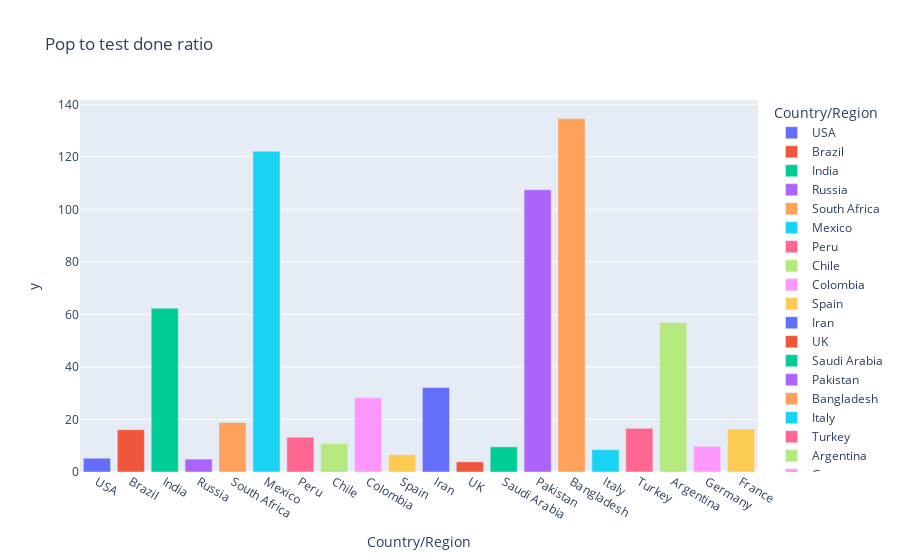

Write notebook code for a chart like this one.
### Code cell
fig = px.bar(world_data.iloc[0:20],x='Country/Region',y=pop_test_data.iloc[0:20],color='Country/Region',title='Pop to test done ratio')
fig.show()

### Figure 1 — Plotly figure (JSON) as saved in the notebook; plotly's stock layout.template omitted (floating-point values rounded to 4 significant figures)
{"data": [{"alignmentgroup": "True", "hovertemplate": "Country/Region=%{x}<br>y=%{y}<extra></extra>", "legendgroup": "USA", "marker": {"color": "#636efa"}, "name": "USA", "offsetgroup": "USA", "orientation": "v", "showlegend": true, "textposition": "auto", "type": "bar", "x": ["USA"], "xaxis": "x", "y": [5.245], "yaxis": "y"}, {"alignmentgroup": "True", "hovertemplate": "Country/Region=%{x}<br>y=%{y}<extra></extra>", "legendgroup": "Brazil", "marker": {"color": "#EF553B"}, "name": "Brazil", "offsetgroup": "Brazil", "orientation": "v", "showlegend": true, "textposition": "auto", "type": "bar", "x": ["Brazil"], "xaxis": "x", "y": [16.11], "yaxis": "y"}, {"alignmentgroup": "True", "hovertemplate": "Country/Region=%{x}<br>y=%{y}<extra></extra>", "legendgroup": "India", "marker": {"color": "#00cc96"}, "name": "India", "offsetgroup": "India", "orientation": "v", "showlegend": true, "textposition": "auto", "type": "bar", "x": ["India"], "xaxis": "x", "y": [62.37], "yaxis": "y"}, {"alignmentgroup": "True", "hovertemplate": "Country/Region=%{x}<br>y=%{y}<extra></extra>", "legendgroup": "Russia", "marker": {"color": "#ab63fa"}, "name": "Russia", "offsetgroup": "Russia", "orientation": "v", "showlegend": true, "textposition": "auto", "type": "bar", "x": ["Russia"], "xaxis": "x", "y": [4.911], "yaxis": "y"}, {"alignmentgroup": "True", "hovertemplate": "Country/Region=%{x}<br>y=%{y}<extra></extra>", "legendgroup": "South Africa", "marker": {"color": "#FFA15A"}, "name": "South Africa", "offsetgroup": "South Africa", "orientation": "v", "showlegend": true, "textposition": "auto", "type": "bar", "x": ["South Africa"], "xaxis": "x", "y": [18.85], "yaxis": "y"}, {"alignmentgroup": "True", "hovertemplate": "Country/Region=%{x}<br>y=%{y}<extra></extra>", "legendgroup": "Mexico", "marker": {"color": "#19d3f3"}, "name": "Mexico", "offsetgroup": "Mexico", "orientation": "v", "showlegend": true, "textposition": "auto", "type": "bar", "x": ["Mexico"], "xaxis": "x", "y": [122.1], "yaxis": "y"}, {"alignmentgroup": "True", "hovertemplate": "Country/Region=%{x}<br>y=%{y}<extra></extra>", "legendgroup": "Peru", "marker": {"color": "#FF6692"}, "name": "Peru", "offsetgroup": "Peru", "orientation": "v", "showlegend": true, "textposition": "auto", "type": "bar", "x": ["Peru"], "xaxis": "x", "y": [13.24], "yaxis": "y"}, {"alignmentgroup": "True", "hovertemplate": "Country/Region=%{x}<br>y=%{y}<extra></extra>", "legendgroup": "Chile", "marker": {"color": "#B6E880"}, "name": "Chile", "offsetgroup": "Chile", "orientation": "v", "showlegend": true, "textposition": "auto", "type": "bar", "x": ["Chile"], "xaxis": "x", "y": [10.87], "yaxis": "y"}, {"alignmentgroup": "True", "hovertemplate": "Country/Region=%{x}<br>y=%{y}<extra></extra>", "legendgroup": "Colombia", "marker": {"color": "#FF97FF"}, "name": "Colombia", "offsetgroup": "Colombia", "orientation": "v", "showlegend": true, "textposition": "auto", "type": "bar", "x": ["Colombia"], "xaxis": "x", "y": [28.27], "yaxis": "y"}, {"alignmentgroup": "True", "hovertemplate": "Country/Region=%{x}<br>y=%{y}<extra></extra>", "legendgroup": "Spain", "marker": {"color": "#FECB52"}, "name": "Spain", "offsetgroup": "Spain", "orientation": "v", "showlegend": true, "textposition": "auto", "type": "bar", "x": ["Spain"], "xaxis": "x", "y": [6.619], "yaxis": "y"}, {"alignmentgroup": "True", "hovertemplate": "Country/Region=%{x}<br>y=%{y}<extra></extra>", "legendgroup": "Iran", "marker": {"color": "#636efa"}, "name": "Iran", "offsetgroup": "Iran", "orientation": "v", "showlegend": true, "textposition": "auto", "type": "bar", "x": ["Iran"], "xaxis": "x", "y": [32.19], "yaxis": "y"}, {"alignmentgroup": "True", "hovertemplate": "Country/Region=%{x}<br>y=%{y}<extra></extra>", "legendgroup": "UK", "marker": {"color": "#EF553B"}, "name": "UK", "offsetgroup": "UK", "orientation": "v", "showlegend": true, "textposition": "auto", "type": "bar", "x": ["UK"], "xaxis": "x", "y": [3.878], "yaxis": "y"}, {"alignmentgroup": "True", "hovertemplate": "Country/Region=%{x}<br>y=%{y}<extra></extra>", "legendgroup": "Saudi Arabia", "marker": {"color": "#00cc96"}, "name": "Saudi Arabia", "offsetgroup": "Saudi Arabia", "orientation": "v", "showlegend": true, "textposition": "auto", "type": "bar", "x": ["Saudi Arabia"], "xaxis": "x", "y": [9.59], "yaxis": "y"}, {"alignmentgroup": "True", "hovertemplate": "Country/Region=%{x}<br>y=%{y}<extra></extra>", "legendgroup": "Pakistan", "marker": {"color": "#ab63fa"}, "name": "Pakistan", "offsetgroup": "Pakistan", "orientation": "v", "showlegend": true, "textposition": "auto", "type": "bar", "x": ["Pakistan"], "xaxis": "x", "y": [107.5], "yaxis": "y"}, {"alignmentgroup": "True", "hovertemplate": "Country/Region=%{x}<br>y=%{y}<extra></extra>", "legendgroup": "Bangladesh", "marker": {"color": "#FFA15A"}, "name": "Bangladesh", "offsetgroup": "Bangladesh", "orientation": "v", "showlegend": true, "textposition": "auto", "type": "bar", "x": ["Bangladesh"], "xaxis": "x", "y": [134.6], "yaxis": "y"}, {"alignmentgroup": "True", "hovertemplate": "Country/Region=%{x}<br>y=%{y}<extra></extra>", "legendgroup": "Italy", "marker": {"color": "#19d3f3"}, "name": "Italy", "offsetgroup": "Italy", "orientation": "v", "showlegend": true, "textposition": "auto", "type": "bar", "x": ["Italy"], "xaxis": "x", "y": [8.515], "yaxis": "y"}, {"alignmentgroup": "True", "hovertemplate": "Country/Region=%{x}<br>y=%{y}<extra></extra>", "legendgroup": "Turkey", "marker": {"color": "#FF6692"}, "name": "Turkey", "offsetgroup": "Turkey", "orientation": "v", "showlegend": true, "textposition": "auto", "type": "bar", "x": ["Turkey"], "xaxis": "x", "y": [16.61], "yaxis": "y"}, {"alignmentgroup": "True", "hovertemplate": "Country/Region=%{x}<br>y=%{y}<extra></extra>", "legendgroup": "Argentina", "marker": {"color": "#B6E880"}, "name": "Argentina", "offsetgroup": "Argentina", "orientation": "v", "showlegend": true, "textposition": "auto", "type": "bar", "x": ["Argentina"], "xaxis": "x", "y": [56.93], "yaxis": "y"}, {"alignmentgroup": "True", "hovertemplate": "Country/Region=%{x}<br>y=%{y}<extra></extra>", "legendgroup": "Germany", "marker": {"color": "#FF97FF"}, "name": "Germany", "offsetgroup": "Germany", "orientation": "v", "showlegend": true, "textposition": "auto", "type": "bar", "x": ["Germany"], "xaxis": "x", "y": [9.761], "yaxis": "y"}, {"alignmentgroup": "True", "hovertemplate": "Country/Region=%{x}<br>y=%{y}<extra></extra>", "legendgroup": "France", "marker": {"color": "#FECB52"}, "name": "France", "offsetgroup": "France", "orientation": "v", "showlegend": true, "textposition": "auto", "type": "bar", "x": ["France"], "xaxis": "x", "y": [16.35], "yaxis": "y"}], "layout": {"barmode": "relative", "legend": {"title": {"text": "Country/Region"}, "tracegroupgap": 0}, "title": {"text": "Pop to test done ratio"}, "xaxis": {"anchor": "y", "categoryarray": ["USA", "Brazil", "India", "Russia", "South Africa", "Mexico", "Peru", "Chile", "Colombia", "Spain", "Iran", "UK", "Saudi Arabia", "Pakistan", "Bangladesh", "Italy", "Turkey", "Argentina", "Germany", "France"], "categoryorder": "array", "domain": [0, 1], "title": {"text": "Country/Region"}}, "yaxis": {"anchor": "x", "domain": [0, 1], "title": {"text": "y"}}}}
